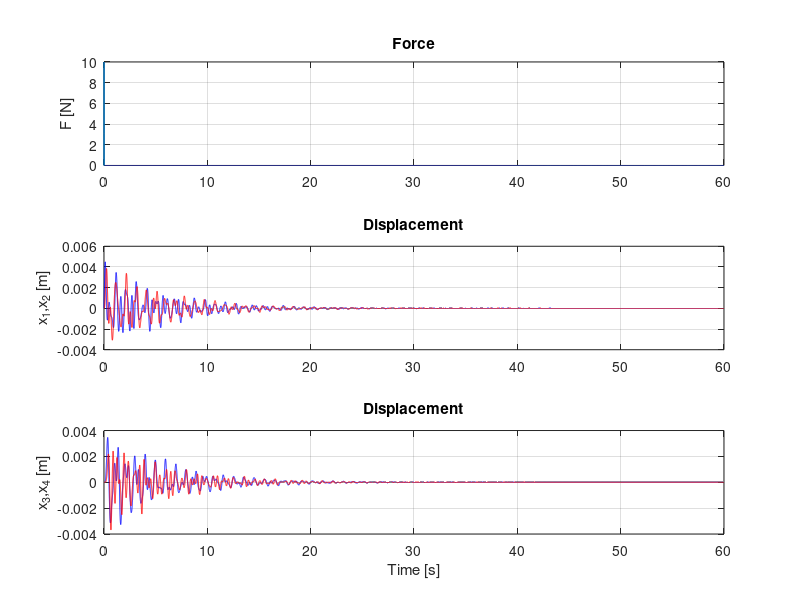

This chart was generated by the following MATLAB code: (Note: this script raises an error after producing the figure.)
clear all
close all
clc

%% Load data and plot time histories
load('Data')

t=Data(:,1);
F=Data(:,2);
x=Data(:,3:end);
np=size(x,1);
nj=size(x,2);

dt=t(2)-t(1);
fsamp=1/dt;

disp(' ')
disp(['Number of sensors: ' num2str(nj)])
disp(['dt [s]: ' num2str(dt)])
disp(['np [-]: ' num2str(np)])

figure(1)
sf1(1)=subplot(3,1,1);
plot(t,F)
grid on
ylabel('F [N]')
title('Force')
sf1(2)=subplot(3,1,2);
plot(t,x(:,1),'b',t,x(:,2),'r')
grid on
ylabel('x_1,x_2 [m]')
title('Displacement')
sf1(3)=subplot(3,1,3);
plot(t,x(:,3),'b',t,x(:,4),'r')
grid on
xlabel('Time [s]')
ylabel('x_3,x_4 [m]')
title('Displacement')
linkaxes(sf1,'x')
sgtitle('Measurements')


%% Definition of Experimental TF

% Force and Measurement spectra
[xfft,frq]=ffg(x,np,dt); % We get the complex fft of the displacements
[Ffft,frq]=ffg(F,np,dt); % We get the complex fft of the applied force

% transfer functions
Hjkexp = xfft./Ffft; % Experimental transfer function is the ratio between input and output

figure(2) % This is the figure which plots the fft. Note the absence of nodes
sf2(1)=subplot(2,1,1);
for jj=1:nj
    plot(frq,abs(Hjkexp(:,jj)))
    hold on
    legenda{jj}=['H_' num2str(jj) '_k'];
end
grid on
title('Magnitude')
sgtitle('Experimental trasfer functions H_j_k')
ylabel(['|H_j_k| [m/N]'])
legend(legenda)
sf2(2)=subplot(2,1,2);
for jj=1:nj
    plot(frq,angle(Hjkexp(:,jj))*180/pi)
    hold on
end
grid on
ylabel('\angleH_j_k [deg]')
xlabel('Freq. [Hz]')
yticks([-180 -90 0 90 180])

title('Phase')
linkaxes(sf2,'x')
xlim([0 5])
%%%%%%%%%%%%%%%%%%%%%%%%%%%%%%%%%%%%%%%%%%%%%%%%%%%%%%%%%%%%%%%%%%%%%%%%%%%%%%%%%%%%%%%%%%%%%%%%%%%%%%%%%%%%%%%%%%%%%%%%%%%%%%%%%%%%%%%%%%%%%
% Parte da qui


%% Identification parameters single range
% disp(' ')
% nrange=input('Number of ranges to identify? ');

% for irange=1:nrange

    figure(2)
    disp(' ')
    disp('Define the range of frequencies')
    fini=input('Freq. min [Hz]: ');
    ffin=input('Freq. max [Hz]: ');    
    iini=min(find(round(frq*1000)/1000>=fini));
    ifin=max(find(round(frq*1000)/1000<=ffin));
    disp(' ')
    disp('Frequency range')
    disp(['- fmin [Hz]: ' num2str(frq(iini))])
    disp(['- fmax [Hz]: ' num2str(frq(ifin))])    
    npid=ifin-iini+1;
    disp(['Number of points for the identification: ' num2str(npid)])
    


    %%
    % Function reduced to the range of interest
    rfHjki=frq(iini:ifin);          % We extract the reduce frequency estimation range
    Hjkiexp=Hjkexp(iini:ifin,:);    % We extract the reduced frequency transfer function
    %%
    % First guess of parameters: SIMPLIFIED METHODS
    disp(' ')
    jj=input('Which diagram for identification? '); % Which measurement do you want to use to calculate the TF?
    
    %% Point 3  Modal parameters guessing
    % Natural frequency
    [vmax,iwmax]=max(abs(Hjkiexp(:,jj)));  % We identify the maximum value in our frequency range
    f0i=rfHjki(iwmax); %[Hz]                 We then compute the corresponding frequency value
    w0i0=2*pi*f0i; %[rad/s]                  Resonance frequency
    % Adimensional damping ration: we use the phase derivative
    derFIjki=(angle(Hjkiexp(iwmax+1,jj))-angle(Hjkiexp(iwmax-1,jj)))/(2*pi*(rfHjki(iwmax+1)-rfHjki(iwmax-1)));
    csii0=-1/(w0i0*derFIjki); % Guessed adimensional damping ratio
    r0i=2*w0i0*csii0;
    % Mode shapes
    Aj0=-imag(Hjkiexp(iwmax,jj))*w0i0*r0i; 
    % all the other constants are set equal to 0 (m_q = 1)

    disp(' ')
    disp(['Init guess f0 [Hz]: ' num2str(f0i)])
    disp(['Init guess csi [-]: ' num2str(csii0)])
    disp(['Init guess A0 [Hz]: ' num2str(Aj0)])
            
    % Filling of vector xpar
    xpar0=[csii0; w0i0; Aj0; zeros(5,1)]; % all the unknowns (2 mod parameters + 6 constants)
    % for the initial guess of the optimization
    
    % Identification: single channel    
    options=optimset('fminsearch');
    options=optimset(options,'TolFun',1e-8,'TolX',1e-8);
    xpar=fminsearch(@(xpar) errHjki_cw(xpar,rfHjki,Hjkiexp(:,jj)) ,xpar0,options);

    % @(xpar) parameter set we're trying to find
    % Error function (difference between experimental and optimized FRF)


    % Plot results of idetification
    vpar=[1; 2*xpar(1)*xpar(2); xpar(2)^2; xpar(3:8)];
    %    [m;   c = 2 m w0 csi; k = w0^2 m; A;B;C;D;E;F]

    Hjkiid=funHjki(vpar,rfHjki);
%%
    figure(3)
    sf3(1)=subplot(2,1,1);
    plot(rfHjki,abs(Hjkiexp(:,jj)),'*b-',rfHjki,abs(Hjkiid),'r--','linewidth',1.2)
    grid on
    xlabel('Frequency [Hz]')
    ylabel(['|H_' num2str(jj) '_k| [m/N]'])
    title('Magnitude')
    legend('Experimental','Identified')
    sf3(2)=subplot(2,1,2);
    plot(rfHjki,angle(Hjkiexp(:,jj)),'*b-',rfHjki,angle(Hjkiid),'r--','linewidth',1.2)
    grid on
    ylabel(['\angleH_' num2str(jj) '_k [rad]'])
    xlabel('Frequency [Hz]')
    title('Phase')
    legend('Experimental','Identified')
    linkaxes(sf3,'x')
    sgtitle(['Trasfer functions H_' num2str(jj) '_k comparison: Experimental vs Identified'])

%%
% end
